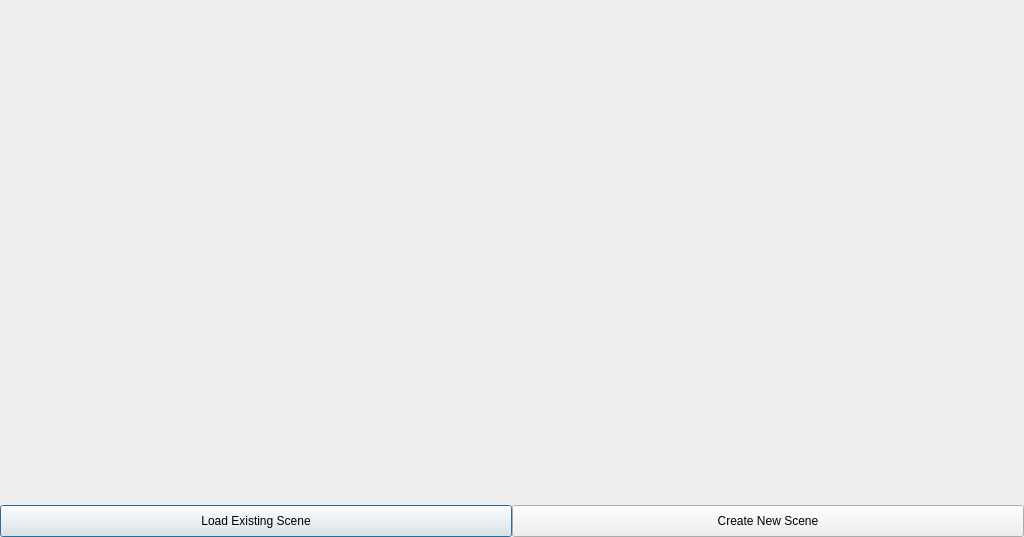
<?xml version="1.0" encoding="UTF-8"?>
<ui version="4.0">
 <class>NESceneManagementDialog</class>
 <widget class="QDialog" name="NESceneManagementDialog">
  <property name="geometry">
   <rect>
    <x>0</x>
    <y>0</y>
    <width>1024</width>
    <height>537</height>
   </rect>
  </property>
  <property name="sizePolicy">
   <sizepolicy hsizetype="Fixed" vsizetype="Fixed">
    <horstretch>0</horstretch>
    <verstretch>0</verstretch>
   </sizepolicy>
  </property>
  <property name="minimumSize">
   <size>
    <width>1024</width>
    <height>537</height>
   </size>
  </property>
  <property name="maximumSize">
   <size>
    <width>1024</width>
    <height>537</height>
   </size>
  </property>
  <property name="windowTitle">
   <string>Neutrino</string>
  </property>
  <layout class="QVBoxLayout" name="verticalLayout">
   <property name="spacing">
    <number>0</number>
   </property>
   <property name="leftMargin">
    <number>0</number>
   </property>
   <property name="topMargin">
    <number>0</number>
   </property>
   <property name="rightMargin">
    <number>0</number>
   </property>
   <property name="bottomMargin">
    <number>0</number>
   </property>
   <item>
    <widget class="QLabel" name="imageLabel">
     <property name="lineWidth">
      <number>0</number>
     </property>
     <property name="text">
      <string/>
     </property>
     <property name="pixmap">
      <pixmap resource="../neutrino.qrc">:/Neutrino/Resources/splash/neutrino-splash.png</pixmap>
     </property>
     <property name="scaledContents">
      <bool>false</bool>
     </property>
    </widget>
   </item>
   <item>
    <layout class="QHBoxLayout" name="horizontalLayout">
     <property name="spacing">
      <number>0</number>
     </property>
     <item>
      <widget class="QPushButton" name="buttonLoadScene">
       <property name="minimumSize">
        <size>
         <width>0</width>
         <height>32</height>
        </size>
       </property>
       <property name="maximumSize">
        <size>
         <width>16777215</width>
         <height>32</height>
        </size>
       </property>
       <property name="text">
        <string>Load Existing Scene</string>
       </property>
       <property name="default">
        <bool>true</bool>
       </property>
      </widget>
     </item>
     <item>
      <widget class="QPushButton" name="buttonCreateScene">
       <property name="minimumSize">
        <size>
         <width>0</width>
         <height>32</height>
        </size>
       </property>
       <property name="maximumSize">
        <size>
         <width>16777215</width>
         <height>32</height>
        </size>
       </property>
       <property name="text">
        <string>Create New Scene</string>
       </property>
      </widget>
     </item>
    </layout>
   </item>
  </layout>
 </widget>
 <resources>
  <include location="../neutrino.qrc"/>
 </resources>
 <connections/>
</ui>
